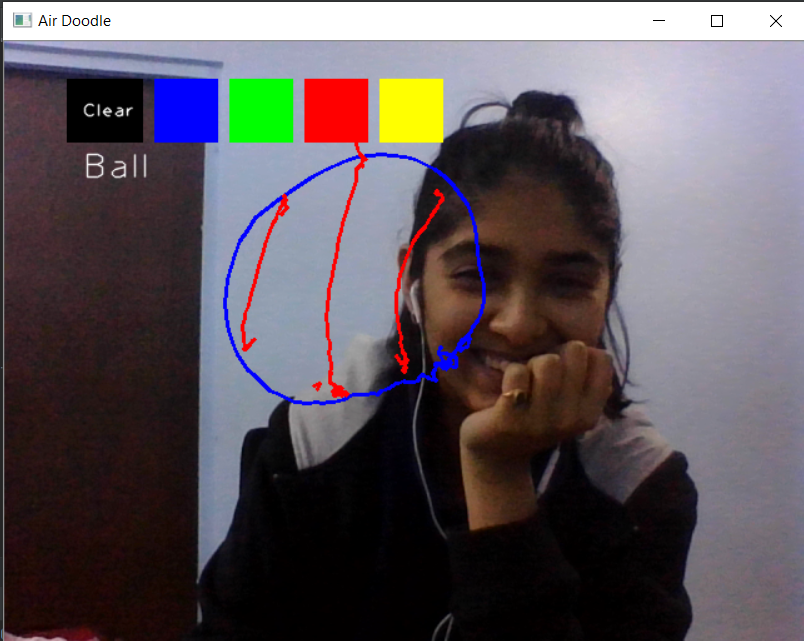
#> input picture Images/Image 1.png, 804 x 641 px, given in place of the camera
$ python TheAirDoodle.py
#> lines starting #> are read from the running program, lines starting #| are printed output that depends on the picture; after the words box and inside, x2 and y2 are one past the last pixel; in counts of white or black regions, pixels touching at a corner belong together
#importing necessary libraries
import numpy as np
import cv2
from collections import deque
import random


# giving different arrays to handle colour points of different color
# initializing deques to stor colours in the below mentioned arrays
bluep = [deque(maxlen=1024)]
redp = [deque(maxlen=1024)]
greenp = [deque(maxlen=1024)]
yellowp = [deque(maxlen=1024)]

# these index will be used to mark the points in particular arrays of specific color
red_index = 0
blue_index = 0
green_index = 0
yellow_index = 0

# this 5x5 kernal is used to dilate the image and  for smoothing the orange object ones found
kernel = np.ones((5, 5), np.uint8)

# red, green, blue, yellow
colors = [(255, 0, 0), (0, 255, 0), (0, 0, 255), (0, 255, 255)]
colorIndex = 0

# loading the video(frame by frame)
cap = cv2.VideoCapture(0)
list_words = ['Kite', 'Fish', 'Snowflake', 'Dog', 'Duck', 'Flower', 'Panda', 'Book',
              'Pencil', 'Pen', 'Hut', 'Mountain', 'Star', 'Pond', 'Moon', 'Tree',
              'Umbrella', 'Bag', 'Bottle', 'Ball']
num = random.randint(0, 19)
b = list_words[num]

while True:

    success, image1 = cap.read()
#> image1 is the input picture: shape (641, 804, 3); mean B, G, R 93.1, 87.5, 95.2
    image1 = cv2.flip(image1, 1)
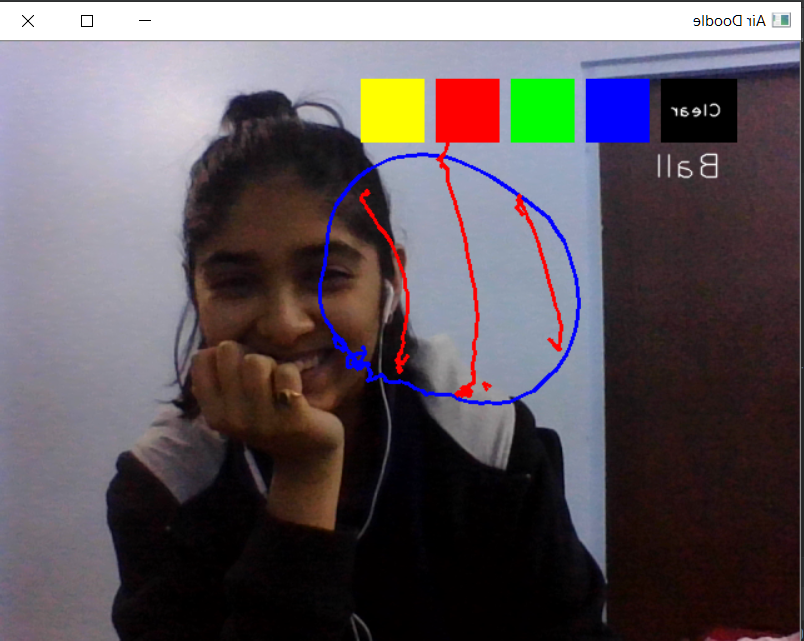
#> image1: shape (641, 804, 3); mean B, G, R 93.1, 87.5, 95.2
    imgHSV = cv2.cvtColor(image1, cv2.COLOR_BGR2HSV)
#> imgHSV: shape (641, 804, 3); mean H, S, V 89.9, 86.9, 107.6

    lower = np.array([0, 99, 158])
    upper = np.array([10, 255, 233])

# drawing boxes like coloured rectangles
    image1 = cv2.rectangle(image1, (50, 30), (110, 80), (0, 0, 0), -1)
    image1 = cv2.rectangle(image1, (120, 30), (170, 80), colors[0], -1)
    image1 = cv2.rectangle(image1, (180, 30), (230, 80), colors[1], -1)
    image1 = cv2.rectangle(image1, (240, 30), (290, 80), colors[2], -1)
    image1 = cv2.rectangle(image1, (300, 30), (350, 80), colors[3], -1)
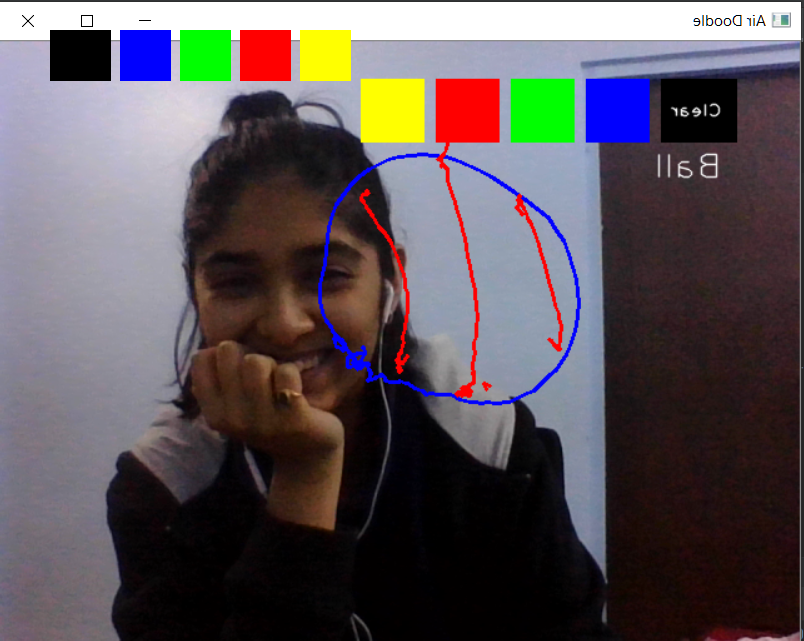
#> image1: shape (641, 804, 3); mean B, G, R 88.8, 84.9, 92.4

    cv2.putText(image1, "Clear", (62, 60), cv2.FONT_HERSHEY_PLAIN, 1, (255, 255, 255), 1, cv2.LINE_AA)
#> image1: shape (641, 804, 3); 0.05% of pixels changed, all inside (x1, y1, x2, y2) = (63, 49, 104, 61)
    cv2.putText(image1, b, (62, 110), cv2.FONT_HERSHEY_PLAIN, 2, (255, 255, 255), 1, cv2.LINE_AA)
#> image1: shape (641, 804, 3); mean B, G, R 88.8, 84.9, 92.5

    Mask = cv2.inRange(imgHSV, lower, upper)
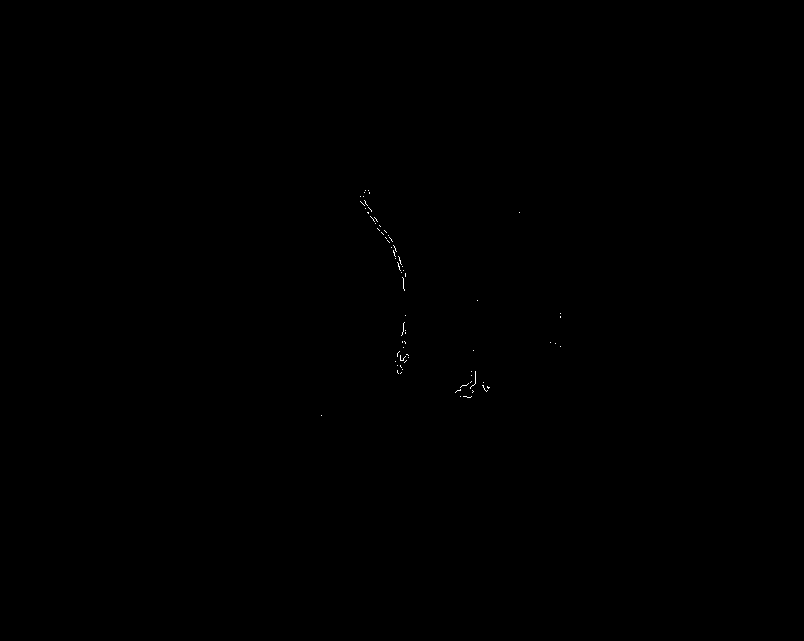
#> Mask: shape (641, 804); 0.05% white in thin lines or dots, all inside (x1, y1, x2, y2) = (321, 190, 561, 416)
    Mask = cv2.erode(Mask, kernel, iterations=1)
#> Mask: shape (641, 804); every value is 0
    Mask = cv2.morphologyEx(Mask, cv2.MORPH_OPEN, kernel)
    Mask = cv2.dilate(Mask, kernel, iterations=1)
# finding the contours of the image
    contours, heirc = cv2.findContours(Mask.copy(), cv2.RETR_EXTERNAL, cv2.CHAIN_APPROX_SIMPLE)
#> contours = []
    center = None

#check to see if any contours( orange coloured stuff) was found
    if len(contours) > 0:
        contours = sorted(contours, key=cv2.contourArea, reverse=True)[0]
        ((x, y), radius) = cv2.minEnclosingCircle(contours)
        cv2.circle(image1, (int(x), int(y)), int(radius), (0, 255, 255), 2)
        P = cv2.moments(contours)
        center = (int(P['m10']/P['m00']), int(P['m01']/P['m00']))

        if center[1] <= 80:
            if 50 <= center[0] <= 100:
                bluep = [deque(maxlen=512)]
                redp = [deque(maxlen=512)]
                greenp = [deque(maxlen=512)]
                yellowp = [deque(maxlen=512)]

                red_index = 0
                blue_index = 0
                green_index = 0
                yellow_index = 0

            elif 120 <= center[0] <= 170:
                colorIndex = 0
            elif 180 <= center[0] <= 230:
                colorIndex = 1
            elif 240 <= center[0] <= 290:
                colorIndex = 2
            elif 300 <= center[0] <= 350:
                colorIndex = 3
        else:
            if colorIndex == 0:
                bluep[blue_index].appendleft(center)
            elif colorIndex == 1:
                greenp[green_index].appendleft(center)
            elif colorIndex == 2:
                redp[red_index].appendleft(center)
            elif colorIndex == 3:
                yellowp[yellow_index].appendleft(center)
    else:
        bluep.append(deque(maxlen=512))
        blue_index += 1
        greenp.append(deque(maxlen=512))
        green_index += 1
        redp.append(deque(maxlen=512))
        red_index += 1
        yellowp.append(deque(maxlen=512))
        yellow_index += 1

# Draws line of colours(Blue, red, grren, yellow)
    points = [bluep, greenp, redp, yellowp]
    for i in range(len(points)):
        for j in range(len(points[i])):
            for k in range(1, len(points[i][j])):
                if points[i][j][k-1] is None or points[i][j][k] is None:
                    continue
                cv2.line(image1, points[i][j][k-1], points[i][j][k], colors[i], 2)
# show the image1 image
    cv2.imshow("Air Doodle", image1)

# if the q key is presed, the loop stops
    if cv2.waitKey(35) & 0xff == ord('q'):
#> (key q is pressed here)
        break
# Cleanup Code
cap.release()

$ run again, on Images/Image 2.png
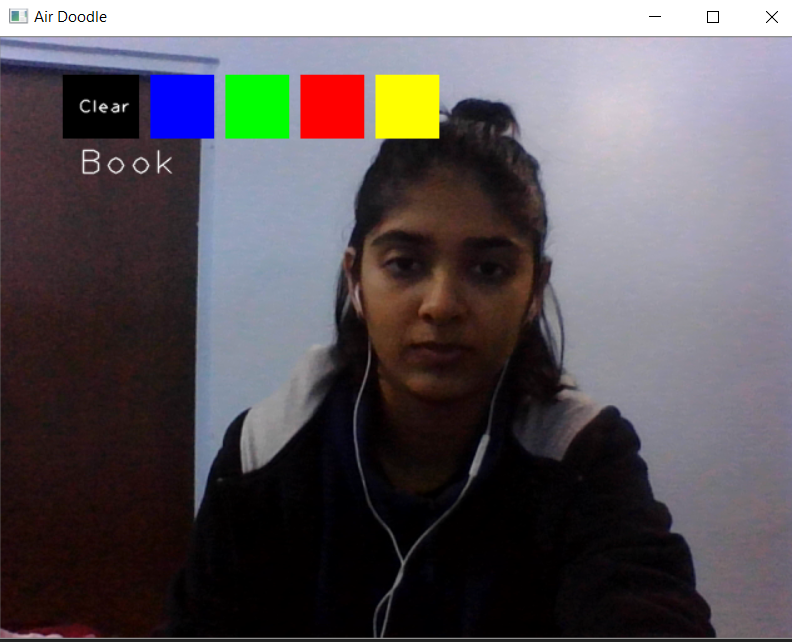
#> input picture Images/Image 2.png, 792 x 642 px, given in place of the camera
#> image1 is the input picture: shape (642, 792, 3); mean B, G, R 90.2, 85.9, 91.4
#> `image1 = cv2.flip(image1, 1)`:
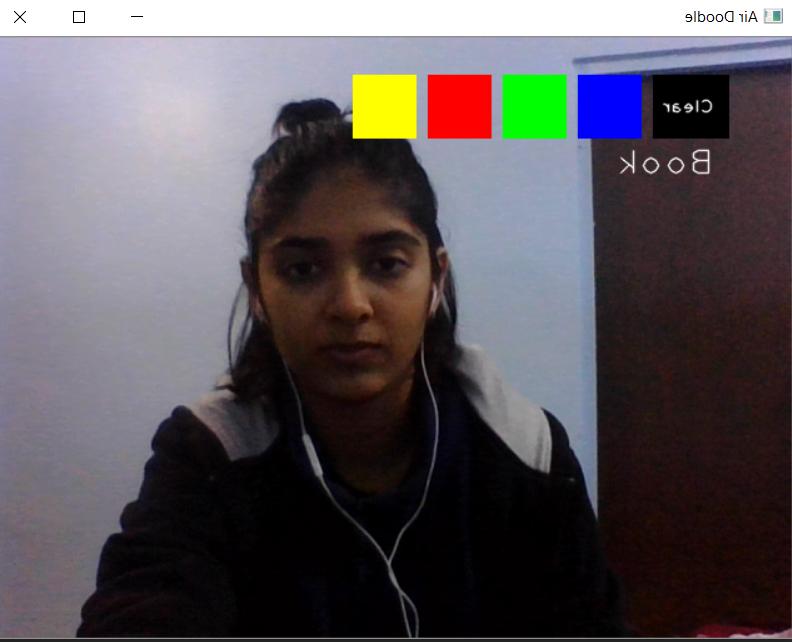
#> image1: shape (642, 792, 3); mean B, G, R 90.2, 85.9, 91.4
#> imgHSV: shape (642, 792, 3); mean H, S, V 93, 86.3, 102.1
#> `image1 = cv2.rectangle(image1, (300, 30), (350, 80), colors[3], -1)`:
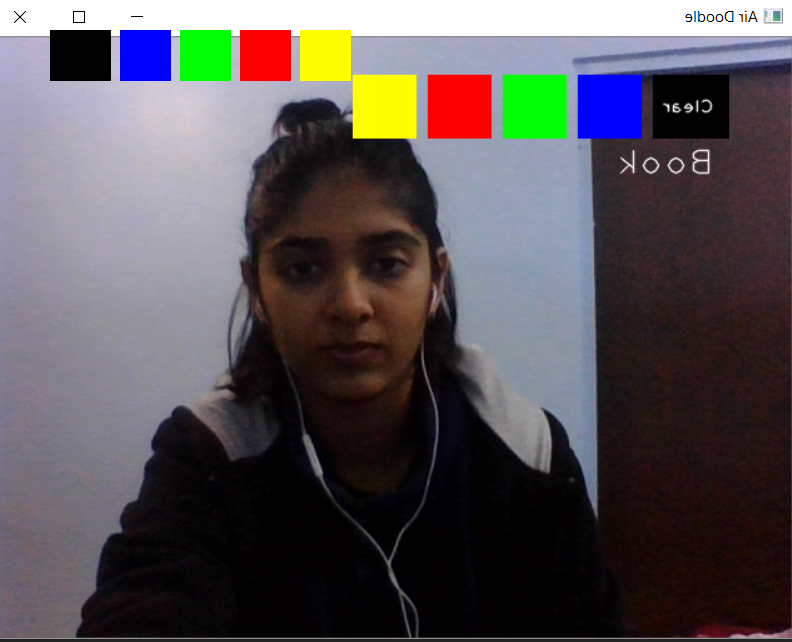
#> image1: shape (642, 792, 3); mean B, G, R 85.9, 83.4, 88.8
#> Mask: shape (642, 792); every value is 0
#> contours = []
